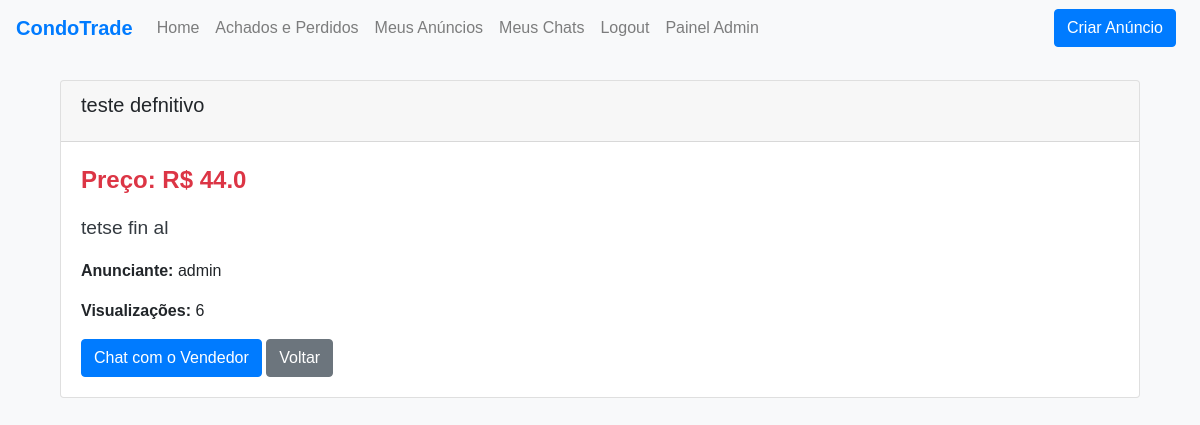
Page /ad/6 (signed in) on the committed database.
### app.py (models this page shows, shortened)
class Ad(db.Model):
    id = db.Column(db.Integer, primary_key=True)
    title = db.Column(db.String(100), nullable=False)
    description = db.Column(db.Text, nullable=False)
    price = db.Column(db.Float, nullable=False)
    photos = db.relationship('Photo', back_populates='ad', cascade='all, delete-orphan')
    is_highlighted = db.Column(db.Boolean, default=False)
    created_at = db.Column(db.DateTime, default=datetime.utcnow)
    published_at = db.Column(db.DateTime, nullable=True)
    expires_at = db.Column(db.DateTime, nullable=True)
    views = db.Column(db.Integer, default=0)
    user_id = db.Column(db.Integer, db.ForeignKey('user.id'), nullable=False)
    condo_id = db.Column(db.Integer, db.ForeignKey('condo.id'), nullable=False)
    plan_id = db.Column(db.Integer, db.ForeignKey('plan.id'), nullable=False)
    is_paid = db.Column(db.Boolean, default=False)
    payment_reference = db.Column(db.String(100), nullable=True)
    payment_qrcode = db.Column(db.String(500), nullable=True)
    status = db.Column(db.String(20), nullable=False, default='pendente')
    renewed_at = db.Column(db.DateTime, nullable=True)
    user = db.relationship('User', back_populates='ads')
    condo = db.relationship('Condo', back_populates='ads')
    plan = db.relationship('Plan', back_populates='ads')

class User(db.Model, UserMixin):
    id = db.Column(db.Integer, primary_key=True)
    username = db.Column(db.String(64), unique=True, nullable=False)
    email = db.Column(db.String(120), unique=True, nullable=True)
    cpf = db.Column(db.String(11), unique=True, nullable=False)
    password = db.Column(db.String(128), nullable=False)
    data_de_nascimento = db.Column(db.Date, nullable=False)
    condo_id = db.Column(db.Integer, db.ForeignKey('condo.id'), nullable=True)
    first_login = db.Column(db.Boolean, default=True, nullable=False)
    role = db.Column(db.String(20), nullable=False, default='user')
    condo = db.relationship('Condo', back_populates='users', foreign_keys=[condo_id])
    ads = db.relationship('Ad', back_populates='user', cascade='all, delete-orphan')
    services = db.relationship('Service', back_populates='user', cascade='all, delete-orphan')
    lost_and_found = db.relationship('LostAndFound', back_populates='user')
    conversations = db.relationship('Conversation', back_populates='buyer', foreign_keys='Conversation.buyer_id')
    sold_conversations = db.relationship('Conversation', back_populates='seller', foreign_keys='Conversation.seller_id')

### app.py (the view)
@app.route('/ad/<int:ad_id>', methods=['GET'])
@login_required
def view_ad(ad_id):
    ad = Ad.query.get_or_404(ad_id)
    if ad.views is None:
        ad.views = 0
    ad.views += 1
    db.session.commit()
    return render_template('view_ad.html', ad=ad)

### app.py (called while the page is built)
@login_manager.user_loader
def load_user(user_id):
    return db.session.get(User, int(user_id))

### templates/view_ad.html (shortened to what this page needs)
{% extends "base.html" %}
{% block content %}
<div class="container mt-4">
    <div class="card">
        <div class="card-header">
            <h5 class="card-title">{{ ad.title }}</h5>
        </div>
        <div class="card-body">
            <div id="adCarousel" class="carousel slide" data-ride="carousel">
                <a class="carousel-control-prev" href="#adCarousel" role="button" data-slide="prev">
                    <span class="carousel-control-prev-icon" aria-hidden="true"></span>
                </a>
                <a class="carousel-control-next" href="#adCarousel" role="button" data-slide="next">
                    <span class="carousel-control-next-icon" aria-hidden="true"></span>
                </a>
            </div>
            <p class="card-text ad-price">Preço: R$ {{ ad.price }}</p>
            <p class="card-text ad-description">{{ ad.description }}</p>
            <p class="card-text"><strong>Anunciante:</strong> {{ ad.user.username }}</p>
            <p class="card-text"><strong>Visualizações:</strong> {{ ad.views }}</p>
            <a href="{{ url_for('conversation', ad_id=ad.id, buyer_id=current_user.id) }}" class="btn btn-primary">Chat com o Vendedor</a>
            <a href="{{ url_for('index', condo_id=ad.condo_id) }}" class="btn btn-secondary">Voltar</a>
        </div>
    </div>
</div>
{% endblock %}

### templates/base.html (style rules this page uses)
body { font-family: Arial, sans-serif; background-color: #f8f9fa; }
.container { margin-top: 20px; }
.card { margin-bottom: 20px; }
.btn-primary, .btn-create-ad, .btn-create-service, .btn-create-lost-found { background-color: #007bff; border-color: #007bff; color: #fff; }

### templates/view_ad.html (style rules this page uses)
.ad-price { font-size: 1.5rem; font-weight: bold; color: #dc3545; }
.ad-description { font-size: 1.2rem; color: #343a40; margin-top: 10px; }

### rows in the picture
Ad: title "teste defnitivo", price "44.0", description "tetse fin al", views "6"
User: user.username "admin"
